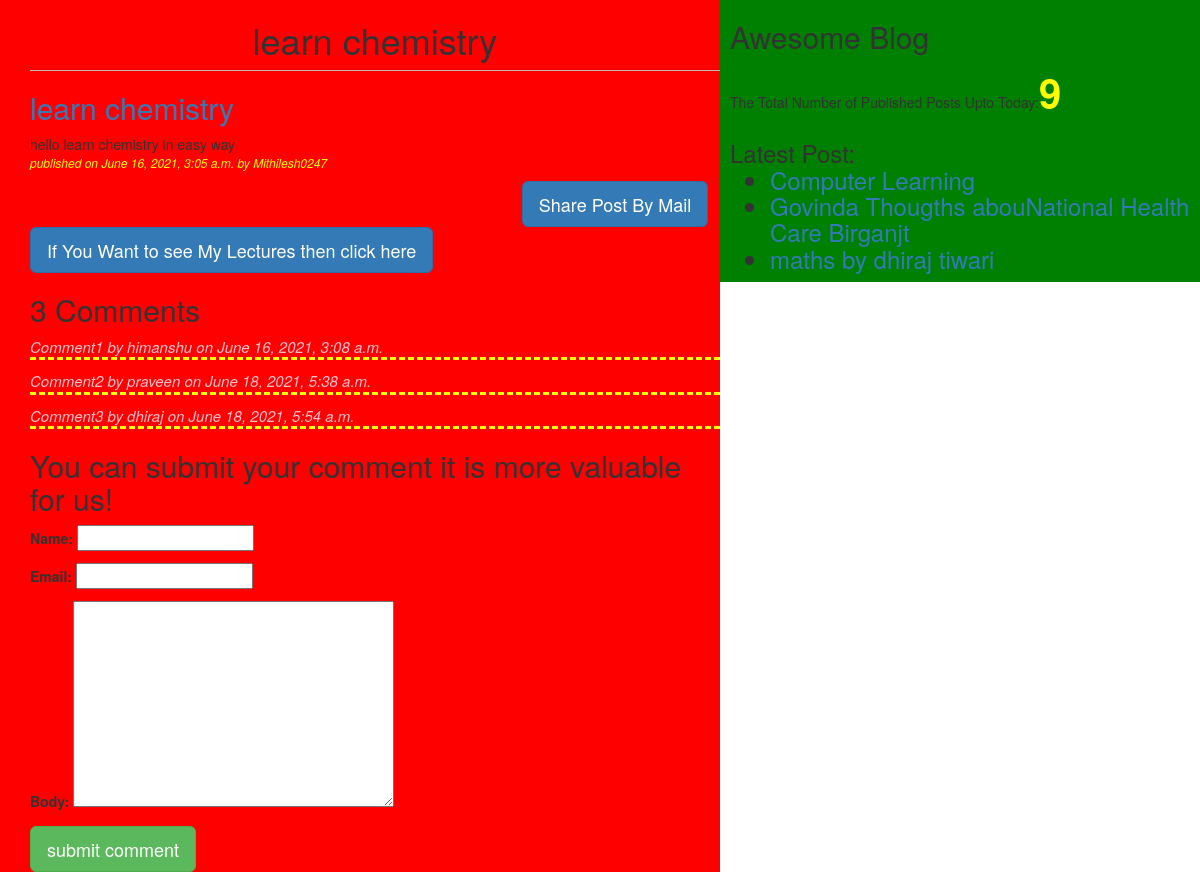
The page /2021/06/16/learn-chemistry/ on the database its author committed.
### blogapp/models.py (models this page shows, shortened)
class Post(models.Model):
	STATUS_CHOICES=(('draft','Draft'),('published','Published'))
	title=models.CharField(max_length=256)
	slug=models.SlugField(max_length=264,unique_for_date='publish')
	author=models.ForeignKey(User,related_name='blog_posts')
	body=models.TextField()
	publish=models.DateTimeField(default=timezone.now)
	created=models.DateTimeField(auto_now_add=True)
	updated=models.DateTimeField(auto_now=True)
	status=models.CharField(max_length=10,choices=STATUS_CHOICES,default='draft')
	objects=CustomManager()
	tags=TaggableManager()
	class Meta:
		ordering=('-publish',)
	def get_absolute_url(self):
	    return reverse('post_detail',args=[self.publish.year,
	    self.publish.strftime('%m'),self.publish.strftime('%d'),self.slug])

class Comment(models.Model):
	post=models.ForeignKey(Post,related_name='comments')
	name=models.CharField(max_length=36)
	email=models.EmailField()
	body=models.TextField()
	created=models.DateTimeField(auto_now_add=True)
	updated=models.DateTimeField(auto_now=True)
	active=models.BooleanField(default=True)

### blogapp/views.py (the view)
def post_detail_view(request,year,month,day,post):
    post=get_object_or_404(Post,slug=post,
    	                        status='published',
    	                        publish__year=year,
    	                        publish__month=month,
    	                        publish__day=day)
    comments=post.comments.filter(active=True)
    csubmit=False
    if request.method=='POST':
    	form=CommentForm(request.POST)
    	if form.is_valid():
    		new_comment=form.save(commit=False)
    		new_comment.post=post
    		new_comment.save()
    		csubmit=True;
    else:
        form=CommentForm()
    return render(request,'detail.html',{'post':post,'form':form,
        'csubmit':csubmit,'comments':comments})

### blogapp/forms.py
class CommentForm(forms.ModelForm):
	class Meta:
		model=Comment
		fields=('name','email','body')

### blogapp/templatetags/blog_tags.py (called while the page is built)
@register.simple_tag
def total_posts():
	return  Post.objects.count()

@register.inclusion_tag('latestpost.html')
def show_latest_posts():
    latest_posts=Post.objects.order_by('-publish')[:3]
    return{'latest_posts':latest_posts}

### blogapp/templates/detail.html (shortened to what this page needs)
{%extends 'base.html'%}
{%block content%}
<h1>{{post.title}}</h1>
<a href=""><h2>{{post.title}}</h2></a>
{{post.body}}
<p id="date">published on {{post.publish}} by {{post.author|title}}</p>
<div class="container" align="center">
	<a href="/{{post.id}}/share" class="btn btn-primary btn-lg" >Share Post By Mail</a>
</div>
<a href="https://www.youtube.com/channel/UCSHosDak3ESWIK1hT70GOJg/videos" class="btn btn-primary btn-lg">If You Want to see My Lectures then click here</a>
{% with comments.count as comments_count%}
<h2>{{comments_count}} Comment{{comments_count|pluralize}}</h2>
{%endwith%}
{% if comments %}
{%for comment in comments%}
<p id="ch">Comment{{forloop.counter}} by {{comment.name}} on {{comment.created}}</p>
{%endfor%}
{%else%}
<p>There are no Comments Yet|</p>
{%endif%}
{%if csubmit %}
<h2>Your comments added successfully</h2>
{%else%}
<h2> You can submit your comment it is more valuable for us!</h2>
<form method="POST">
	{{form.as_p}}
	<input type="submit" class="btn btn-success btn-lg" value="submit comment">
</form>
	{%endif%}
{%endblock%}

### blogapp/templates/latestpost.html
<ul>
	{% for post in latest_posts%}
	<li><a href="{{post.get_absolute_url}}">{{post.title}}</a></li>
	{%endfor%}
</ul>

### blogapp/static/blog.css (style rules this page uses)
h1 { text-align: center; border-bottom:1px solid #bbb; padding-bottom:10px; }
#date { color: yellow; font-size: 12px; font-style: italic; }
#ch { color: pink; font-size:15px; font-style: italic; border-bottom:3px dashed yellow; }

### rows shown on the page
Post: title "learn chemistry", body "hello learn chemistry in easy way", publish "June 16, 2021, 3:05 a.m.", author "Mithilesh0247"
Comment: name "himanshu", created "June 16, 2021, 3:08 a.m."
Comment: name "praveen", created "June 18, 2021, 5:38 a.m."
Comment: name "dhiraj", created "June 18, 2021, 5:54 a.m."
Post: title "Computer Learning"
Post: title "Govinda Thougths abouNational Health Care Birganjt"
Post: title "maths by dhiraj tiwari"

### other values the page prints
{{ comments_count }} "3"
